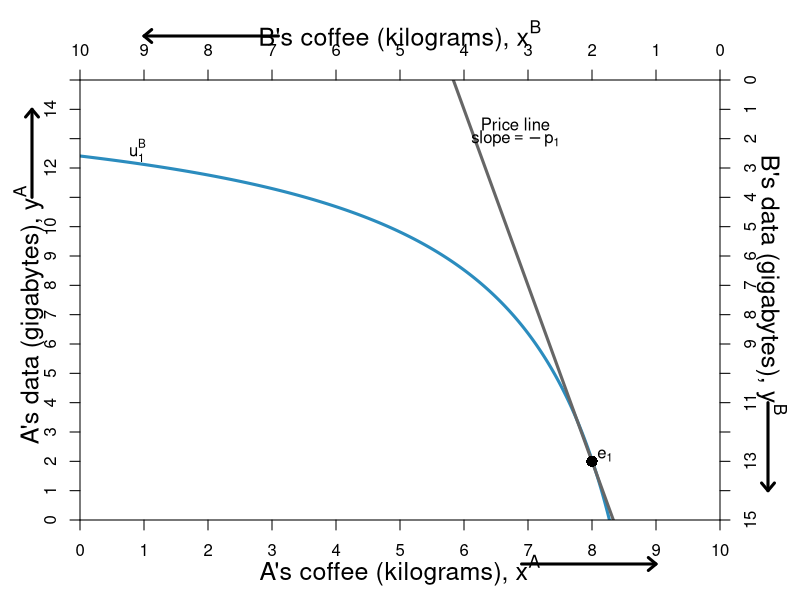

Source code (R):
#require(ggplot2)
require(shape)
pdf(file = "property/property_psp1_offer_step1.pdf", width = 9, height = 7)

#Set parameters for graphics
axislabelsize <- 1.5
graphlinewidth <- 3

COL <- c("#7fc97f", "#beaed4", "#fdc086", "#ffff99", "#386cb0", "#f0027f", "#bf5b17", "#666666")
COLA <- c("#99d8c9","#66c2a4","#41ae76", "#238b45", "#005824")
COLB <- c("#4eb3d3", "#2b8cbe", "#0868ac","#084081")


indiffcurveA1 <- function(x, U = 4, A = 1, a = 0.5) {
  ((((U-2)/A)*(1/x)^a)^(1/(1-a)))
}

indiffcurveA2 <- function(x, U = 4, A = 1, a = 0.5) {
  (((U/A)*(1/x)^a)^(1/(1-a)))
}

indiffcurveA3 <- function(x, U = 6.196918, A = 1, a = 0.5) {
  (((U/A)*(1/x)^a)^(1/(1-a)))
}

indiffcurveA4 <- function(x, U = 6.984164, A = 1, a = 0.5) {
  ((((U)/A)*(1/x)^a)^(1/(1-a)))
}

paretoEC <- function(x) {
  (3/2)*x
}

MonopolyPrice <- function(x) {
  21.82142 - 2.477677*x 
}

PriceLine <- function(x, intercept = 10, slope = 1) {
  intercept - slope*x 
}


OfferCurveA <- function(x) {
  x/(x  - 4)
}

mrsplot <- function(x) {
  (13/2)*(x/(9-x)^2)
}

OfferCurveB <- function(x) {
  15 - (13/2)*(10 - x)/(9 - x)
}

#Deriving the offer curves: let py = 1
#wA = 8px + 2py = 8px + 2; Demand: x = w/2px => x = 4 + 1/px => px = 1/(x - 4)
#Offer curve is y = px*x => (1/(x-4))*x = x/(x-4) defined for x neq 4
#wA = 2px + 13py = 2px + 13; Demand: x = w/2px => x = 1 + 13/2px => px = 13/2(x - 1)
#B's Offer curve is y = px*x => (13/2)(1/(x-1))*x = (13/2)(x/(x-1)
#Therefore in terms of yA and xA:
#15 - y = (13/2)*(10 - x)/(10 - x - 1)
#Therefore y = 15 - (13/2)*(10-x)/(9 - x) defined for x neq 9
#The tangency of the indifference curve and the offer curve gives mrsplot
#Where mrsplot equals that offer curve, we get x = (3/17)*(51 - sqrt(221)) = 6.376576; 
#So y = 6.022321; therefore u = (6.376576^0.5)*(6.022321^0.5)

indiffcurveBneg1 <- function(x, U = 5.09, A = 1, a = 0.5) {
  15 - (((U/A)*(1/(10 - x))^a)^(1/(1-a)))
}

indiffcurveBneg2 <- function(x, U = 5.703502, A = 1, a = 0.5) {
  15 - (((U/A)*(1/(10 - x))^a)^(1/(1-a)))
}

#Aisha happens to have found 8 apples and 2 oranges, 
#and Betty happens to have found 2 apples and 13 oranges. 
#Aisha's utility (8^0.5)*(2^0.5) = 4
#Betty's utility (2^0.5)*(13^0.5) = 5.09



par(mar =  c(4, 4, 4, 4))
xlims <- c(0, 10)
ylims <- c(0, 15)
xlims2 <- c(10, 0)
ylims2 <- c(15, 0)

plot(0, 0, xlim = xlims, ylim = ylims, type = "n",
     xlab = "",
     ylab = "", 
     line = 2.5,
     xaxt = "n", 
     yaxt = "n", 
     cex.lab = axislabelsize, 
     bty = "n",
     xaxs="i", 
     yaxs="i")


npts <- 500 
npts2 <- 501

#Specify the sequences of points for graphing. 
xx1 <- seq(xlims[1], xlims[2], length.out = npts)
yy1 <- indiffcurveA2(xx1, U = 4, A = 1, a = 0.5)
yy2 <- indiffcurveA2(xx1)

#Axis labels
mtext(expression(paste("A's coffee (kilograms), ", x^A)), side=1, line = 2.5, cex = axislabelsize)
text(-0.8, 7, expression(paste("A's data (gigabytes), ", y^A)), xpd = TRUE, cex = axislabelsize, srt = 90) 


#Add arrows:
arrows(-0.75, 11, -0.75, 14, xpd = TRUE, length=0.1,angle=40,lwd=3)
arrows(6.9, -1.5, 9, -1.5, xpd = TRUE, length=0.1,angle=40,lwd=3)


#I need something like xx1 with npts for 
#xpoly1 <- seq(from = 1.34, to = 8, length.out = 500)
#ypoly1 <- indiffcurveA2(xpoly1, U = 4, A = 1, a = 0.5)
#ypoly2 <- indiffcurveBneg(xpoly1, U = 5.09, A = 1, a = 0.5)
#polygon(x = c(xpoly1, rev(xpoly1)), y = c(ypoly1, rev(ypoly2)), col=COL[3], density=NULL, border = NA)
xx2 <- seq(4, xlims[2], length.out = npts)
xx3 <- seq(xlims[1], 9, length.out = npts)

lines(xx1, indiffcurveBneg1(xx1), col = COLB[2], lwd = graphlinewidth)
#lines(xx1, indiffcurveBneg2(xx1), col = COLB[2], lwd = graphlinewidth)
#lines(xx1, indiffcurveBneg2(xx1, U = 6.4), col = COLB[2], lwd = graphlinewidth)
#lines(xx1, indiffcurveBneg2(xx1, U = 7.5), col = COLB[2], lwd = graphlinewidth)

#lines(xx3, OfferCurveB(xx3), col = COLB[4], lwd = graphlinewidth+1)
#lines(xx1, MonopolyPrice(xx1), col = COL[8], lwd = graphlinewidth)
#lines(xx1, PriceLine(xx1), col = COL[8], lwd = graphlinewidth)
#lines(xx1, PriceLine(xx1, intercept = 15, slope = 1.63), col = COL[8], lwd = graphlinewidth)
lines(xx1, PriceLine(xx1, intercept = 50, slope = 6), col = COL[8], lwd = graphlinewidth)

#Customize ticks and labels for the plot
ticksy <- seq(from = 0, to = 15, by = 1)
ylabels <- seq(from = 0, to = 15, by = 1)
ticksx <- seq(from = 0, to = 10, by = 1)
xlabels <- seq(from = 0, to = 10, by = 1)
axis(1, at = ticksx, pos = 0, labels = xlabels)
axis(2, at = ticksy, pos = 0, labels = ylabels, las = 0)

#Annotation of the three graphs and the NE
#text(9.6, 0.9, expression(u[1]^A))
#text(9.6, 2.2, expression(u[1]^A))
#text(9.6, 4.4, expression(u[2]^A))
#text(9.6, 5.9, expression(u[4]^A))

#Perhaps useful point to label the unused intersection of the participation constraints
#points(1.34, 12, pch = 16, col = "black", cex = 1.5)



#Pareto efficiency curve
# segments(3.27, 4.9, 5.84, 8.77, lty = 1, lwd = graphlinewidth, col = COL[2])
# text(4.7, 5, expression("Pareto Efficient Curve"))
# Arrows(4.5, 5.3, 4.5, 6.2, col = "black", lty = 1, lwd = 2, arr.type = "triangle", arr.lwd = 0.5)

#Label B's offer curve
# text(1, 3, expression("B's Offer Curve"))
# Arrows(1, 3.3, 1, 7.2, col = "black", lty = 1, lwd = 2, arr.type = "triangle", arr.lwd = 0.5)

#First Price Line
text(6.8, 13.5, expression(paste("Price line")))
text(6.8, 13, expression(paste("slope", phantom()==-p[1])))
#Arrows(6.3, 13, 3.8, 13, col = "black", lty = 1, lwd = 2, arr.type = "triangle", arr.lwd = 0.5)

# text(8, 13.5, expression(paste("Different price lines")))
# text(8, 13, expression(paste("going through the endowment")))
# text(8, 12.5, expression(paste("and tangent to B's ICs")))
# text(8, 12, expression(paste("form the offer curve")))
# text(7, 13, expression(paste("Slope", phantom()==-p[m])))
# Arrows(6.3, 13, 3.8, 13, col = "black", lty = 1, lwd = 2, arr.type = "triangle", arr.lwd = 0.5)

#Add a point for the initial endowment
points(8, OfferCurveB(x = 8), pch = 16, col = "black", cex = 1.5)
text(8+0.2, OfferCurveB(x = 8) + 0.2, expression(e[1]))


#Set up second axes and labels

par(new = TRUE)

#Use the same x and ylims as previously, but with locations switched
xlims2 <- c(10, 0)
ylims2 <- c(15, 0)

#Leave the ylab and xlab blank to ensure no axes titles
plot(0, 0, xlim = xlims2, ylim = ylims2, type = "n",
     xlab = expression(paste("")),
     ylab = expression(paste("")),
     xaxt = "n", 
     yaxt = "n", 
     cex.lab = 1.3, 
     bty = "n",
     xaxs="i", 
     yaxs="i")

#Set up axes at sides 3 and 4 (top and right)
axis(side = 3, at = ticksx, pos = 0, labels = xlabels)
axis(side = 4, at = ticksy, pos = 0, labels = ylabels, las = 0)

#B's axis labels
text(5, -1.5, expression(paste("B's coffee (kilograms), ", x^B)), xpd = TRUE, cex = axislabelsize)
text(-0.8, 7, expression(paste("B's data (gigabytes), ", y^B)), xpd = TRUE, cex = axislabelsize, srt = 270) 

#Add arrows:
arrows(-0.75, 11, -0.75, 14, xpd = TRUE, length=0.1,angle=40,lwd=3)
arrows(6.9, -1.5, 9, -1.5, xpd = TRUE, length=0.1,angle=40,lwd=3)


#Functions for B's indifference curves
indiffcurveB1 <- function(x, U = 5.09, A = 1, a = 0.5) {
  ((((U-2)/A)*(1/x)^a)^(1/(1-a)))
}

indiffcurveB2 <- function(x, U = 5.09, A = 1, a = 0.5) {
  (((U/A)*(1/x)^a)^(1/(1-a)))
}

indiffcurveB3 <- function(x, U = 5.703502, A = 1, a = 0.5) {
  ((((U)/A)*(1/x)^a)^(1/(1-a)))
}

indiffcurveB4 <- function(x, U = 8.244574, A = 1, a = 0.5) {
  ((((U)/A)*(1/x)^a)^(1/(1-a)))
}

indiffcurveB5 <- function(x, U = 9, A = 1, a = 0.5) {
  ((((U)/A)*(1/x)^a)^(1/(1-a)))
}


#Label B's indifference curves
text(9.1, 2.4, expression(u[1]^B))
# text(9.1, 4.1, expression(u[2]^B))
# text(9.1, 5, expression(u[3]^B))
# text(9.1, 6.7, expression(u[4]^B))








#Label a point on the middle of the curve
#points(5, 7.5, pch = 16, col = "black", cex = 1.5)
#text(5, 7, expression(i))

#(5^0.5)*(7.5^0.5) = 6.123724

#Add point for comparison to participation constraint
#points(6.2, 1.55, pch = 16, col = "black", cex = 1.5)
#text(6.1, 1.2, expression(d))


#Calculate TIOLI power allocation for B
#mrs(x,y) => pareto efficient curve is (3/2)x = y
#A's initital utility is 4 = u(8,2) = (8^0.5)*(2^0.5)
#Therefore substitute in the contract curve u_e^A = 4 = (x^A)^(0.5)(3/2*x^A)^0.5
# => x^A = 4/((3/2)^0.5) = 3.27 => x^B = 6.73
# => y^A = 3/2(x^A) = 4.9 => y^B = 10.1

#Add point g for B's TIOLI power
# points(6.73, 10.1, pch = 16, col = "black", cex = 1.5)
# text(6.73, 10.6, expression(g))

#Calculate TIOLI power allocation for A
#mrs(x,y) => pareto efficient curve is (3/2)x = y
#A's initital utility is 4 = u(8,2) = (8^0.5)*(2^0.5)
#Therefore substitute in the contract curve u_e^A = 4 = (x^A)^(0.5)(3/2*x^A)^0.5
# => x^B = 5.09/((3/2)^0.5) = 4.16 => x^A = 5.84
# => y^B = 3/2(x^B) = 6.23 => y^A = 8.77 
#=> u^A = (5.84^0.5)*(8.77^0.5) = 7.156591
#Add point f for A's TIOLI power
# points(4.16, 6.23, pch = 16, col = "black", cex = 1.5)
# text(4.16, 5.8, expression(f))


#Annotating B's endowment
# text(1.8, 12.5, expression(e))

#Annotating a point that is a Pareto improvement over e.
# points(3.623424, 8.977679, pch = 16, col = "black", cex = 1.5)
# text(3.5, 8.6, expression(m))
#(2.94^0.5)*(12.76^0.5)

#Label Pareto Improving Lens
#text(7, 5, expression(paste("Pareto-Improving Lens")))

dev.off()
